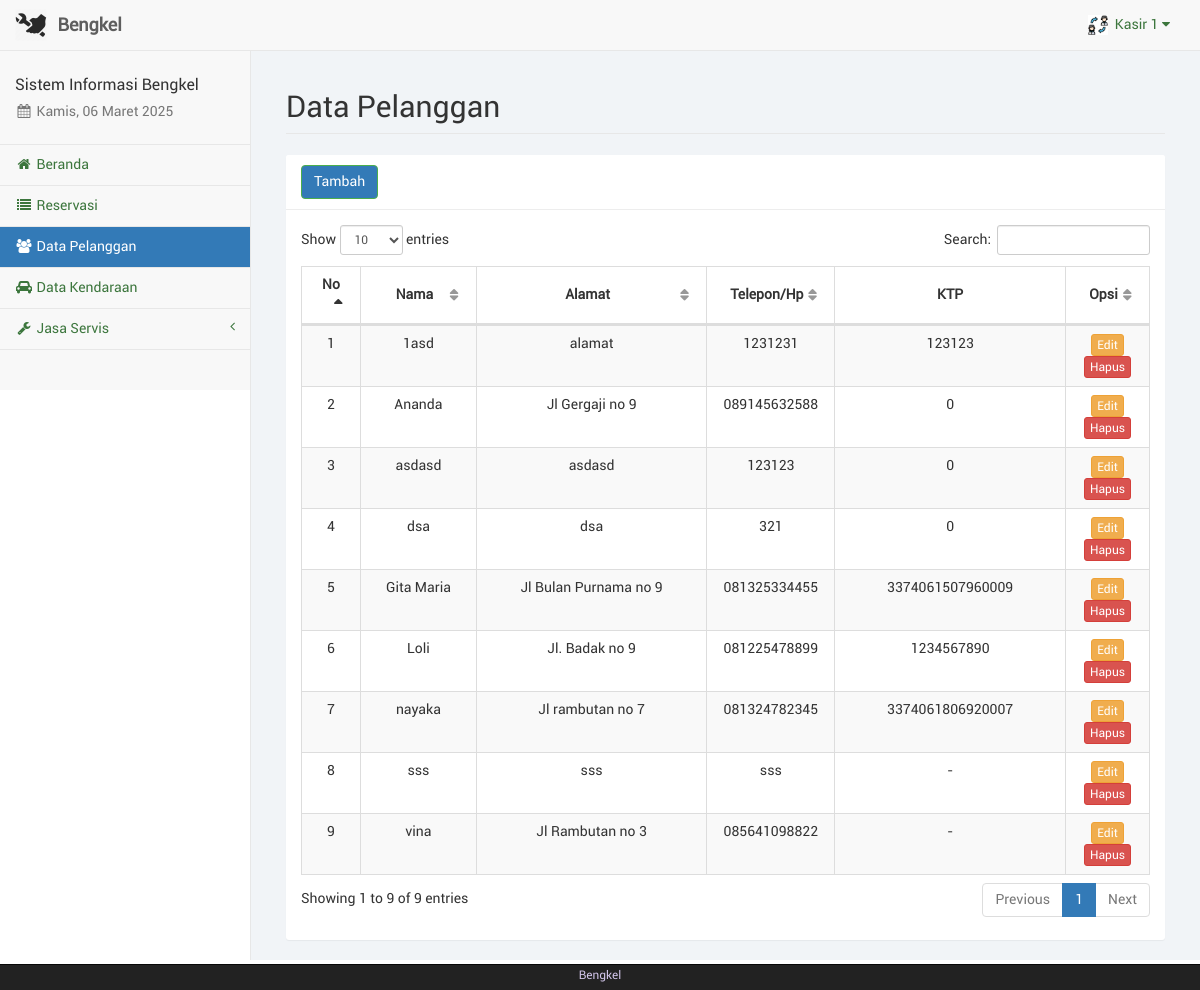
Screenshot of /kasir/konsumen.php (signed in) with the database file from the repository.
### tables this page shows
CREATE TABLE IF NOT EXISTS `karyawan` (
  `id_karyawan` int NOT NULL AUTO_INCREMENT,
  `nama_karyawan` varchar(50) NOT NULL DEFAULT '0',
  `telp_karyawan` varchar(20) NOT NULL DEFAULT '0',
  `alamat_karyawan` varchar(150) NOT NULL DEFAULT '0',
  `user_karyawan` varchar(50) NOT NULL DEFAULT '0',
  `pass_karyawan` varchar(100) NOT NULL DEFAULT '0',
  `foto_karyawan` text NOT NULL,
  `id_adm` int NOT NULL DEFAULT '0',
  PRIMARY KEY (`id_karyawan`)
);

CREATE TABLE IF NOT EXISTS `pelanggan` (
  `id_pelanggan` int NOT NULL AUTO_INCREMENT,
  `nama` varchar(50) NOT NULL DEFAULT '0',
  `alamat` varchar(150) NOT NULL DEFAULT '0',
  `hp` varchar(12) NOT NULL DEFAULT '0',
  `ktp` varchar(16) DEFAULT '0',
  `user_pelanggan` varchar(50) NOT NULL DEFAULT '0',
  `pass_pelanggan` varchar(100) NOT NULL DEFAULT '0',
  `foto_pelanggan` text,
  PRIMARY KEY (`id_pelanggan`)
);

### kasir/sess_check.php (called while the page is built, shortened)
<?php
	$chk_sess = $_SESSION['kasir'];
	include("dist/config/koneksi.php");
	$sql_sess = "SELECT * FROM karyawan WHERE id_karyawan='". $chk_sess ."'";
	$ress_sess = mysqli_query($conn, $sql_sess);
	$row_sess = mysqli_fetch_array($ress_sess);
	$sess_kasirname = $row_sess['nama_karyawan'];
	$sess_kasirfoto = $row_sess['foto_karyawan'];
?>

### kasir/konsumen.php (the view, shortened to what this page needs)
<?php
	include("sess_check.php");
	$pagedesc = "Data Konsumen";
	include("layout_top.php");
?>
		<div id="page-wrapper">
            <div class="container-fluid">
                <div class="row">
                    <div class="col-lg-12">
                        <h1 class="page-header">Data Pelanggan</h1>
                    </div>
                </div>
				<div class="row">
					<div class="col-lg-12"><?php include("layout_alert.php"); ?></div>
				</div>
				<div class="row">
					<div class="col-lg-12">
						<div class="panel panel-default">
							<div class="panel-heading">
								<a href="konsumen_tambah.php" class="btn btn-success">Tambah</a>
							</div>
							<div class="panel-body">
								<table class="table table-striped table-bordered table-hover" id="tabel-data">
									<thead>
										<tr>
											<th width="1%">No</th>
											<th width="10%">Nama</th>
											<th width="20%">Alamat</th>
											<th width="5%">Telepon/Hp</th>
											<th width="20%">KTP</th>
											<th width="5%">Opsi</th>
										</tr>
									</thead>
									<tbody>
										<?php
											$i = 1;
											$sql = "SELECT * FROM pelanggan WHERE id_pelanggan!='0' ORDER BY nama ASC";
											$ress = mysqli_query($conn, $sql);
											while($data = mysqli_fetch_array($ress)) {
												echo '<tr>';
												echo '<td class="text-center">'. $i .'</td>';
												echo '<td class="text-center">'. $data['nama'] .'</td>';
												echo '<td class="text-center">'. $data['alamat'] .'</td>';
												echo '<td class="text-center">'. $data['hp'] .'</td>';
												echo '<td class="text-center">'. $data['ktp'] .'</td>';
												echo '<td class="text-center">
													  <a href="konsumen_edit.php?kon='. $data['id_pelanggan'] .'" class="btn btn-warning btn-xs">Edit</a>';?>
													  <a href="konsumen_hapus.php?kon=<?php echo $data['id_pelanggan'];?>" onclick="return confirm('Apakah anda yakin akan menghapus <?php echo $data['nama'];?>?');" class="btn btn-danger btn-xs">Hapus</a></td>
												<?php
												echo '</tr>';
												$i++;
											}
										?>
									</tbody>
								</table>
							</div>
						</div>
					</div>
				</div>
            </div>
        </div>
<?php
	include("layout_bottom.php");
?>

### kasir/layout_top.php (shortened to what this page needs)
<?php
$haries = array("Sunday" => "Minggu", "Monday" => "Senin", "Tuesday" => "Selasa", "Wednesday" => "Rabu", "Thursday" => "Kamis", "Friday" => "Jum'at", "Saturday" => "Sabtu");
$bulans = array("", "Januari", "Februari", "Maret", "April", "Mei", "Juni", "Juli", "Agustus", "September", "Oktober", "November", "Desember");
$hari_ini = $haries[date("l")];
$bulan_ini = $bulans[date("n")];
$tanggal = date("d");
$tahun = date("Y");
?>
<!DOCTYPE html>
<html lang="en">
<head>
	<link href="libs/bootstrap/dist/css/bootstrap.min.css" rel="stylesheet">
	<link href="libs/metisMenu/dist/metisMenu.min.css" rel="stylesheet">
	<link href="libs/datatables-plugins/integration/bootstrap/3/dataTables.bootstrap.css" rel="stylesheet">
	<link href="libs/datatables-responsive/css/dataTables.responsive.css" rel="stylesheet">
	<link href="dist/css/sb-admin-2.css" rel="stylesheet">
	<link href="dist/css/offline-font.css" rel="stylesheet">
	<link href="dist/css/custom.css" rel="stylesheet">
	<link href="libs/font-awesome/css/font-awesome.min.css" rel="stylesheet" type="text/css">
</head>
<body>
	<div id="wrapper">
		<nav class="navbar navbar-default navbar-static-top" role="navigation" style="margin-bottom: 0">
			<div class="navbar-header">
				<a class="navbar-brand hidden-xs" href="index.php">
					<img src="foto/logo.png" alt="brand" width="32" class="float-left image-brand">
					<div class="float-right">&nbsp;<strong>Bengkel</strong></div>
				</a>
			</div>
			<ul class="nav navbar-top-links navbar-right">
				<li class="dropdown dropdown-right">
					<a class="dropdown-toggle" data-toggle="dropdown" href="#">
						<img src="../foto/<?php echo $sess_kasirfoto; ?>" width="20px" height="20px" padding="0px">&nbsp;&nbsp;<?php echo ucfirst($sess_kasirname); ?>&nbsp;<i class="fa fa-caret-down"></i>
					</a>
				</li>
			</ul>
			<div class="navbar-default sidebar" role="navigation">
				<div class="sidebar-nav navbar-collapse">
					<ul class="nav" id="side-menu">
						<li class="sidebar-search">
							<h4>Sistem Informasi Bengkel</h4>
							<h5 class="text-muted"><i class="fa fa-calendar fa-fw"></i>&nbsp;<?php echo $hari_ini . ", " . $tanggal . " " . $bulan_ini . " " . $tahun ?></h5>
						</li>
						<?php
						if ($pagedesc == "Beranda") {
							echo '<li><a href="index.php" class="active"><i class="fa fa-home fa-fw"></i>&nbsp;Beranda</a></li>';
						} else {
							echo '<li><a href="index.php"><i class="fa fa-home fa-fw"></i>&nbsp;Beranda</a></li>';
						}
						if ($pagedesc == "Reservation") {
							echo '<li><a href="reservation.php" class="active"><i class="fa fa-list fa-fw"></i>&nbsp;Reservasi</a></li>';
						} else {
							echo '<li><a href="reservation.php"><i class="fa fa-list fa-fw"></i>&nbsp;Reservasi</a></li>';
						}
						if ($pagedesc == "Data Pelanggan") {
							echo '<li><a href="konsumen.php" class="active"><i class="fa fa-users fa-fw"></i>&nbsp;Data Pelanggan</a></li>';
						} else {
							echo '<li><a href="konsumen.php"><i class="fa fa-users fa-fw"></i>&nbsp;Data Pelanggan</a></li>';
						}
						if ($pagedesc == "Data Kendaraan") {
							echo '<li><a href="kendaraan.php" class="active"><i class="fa fa-car fa-fw"></i>&nbsp;Data Kendaraan</a></li>';
						} else {
							echo '<li><a href="kendaraan.php"><i class="fa fa-car fa-fw"></i>&nbsp;Data Kendaraan</a></li>';
						}
						?>
						<?php
						if (isset($menuparent) && $menuparent == "jasa_servis") {
							echo '<li class="active">';
						} else {
							echo '<li>';
						}
						?>
						<a href="#"><i class="fa fa-wrench fa-fw"></i>&nbsp;Jasa Servis<span class="fa arrow"></span></a>
						</li>
					</ul>
				</div>
			</div>
		</nav>

### rows the page displays
karyawan: foto_karyawan (picture), nama_karyawan "Kasir 1"
pelanggan: nama "1asd", alamat "alamat", hp "1231231", ktp "123123"
pelanggan: nama "Ananda", alamat "Jl Gergaji no 9", hp "089145632588", ktp "0"
pelanggan: nama "asdasd", alamat "asdasd", hp "123123", ktp "0"
pelanggan: nama "dsa", alamat "dsa", hp "321", ktp "0"
pelanggan: nama "Gita Maria", alamat "Jl Bulan Purnama no 9", hp "081325334455", ktp "3374061507960009"
pelanggan: nama "Loli", alamat "Jl. Badak no 9", hp "081225478899", ktp "1234567890"
pelanggan: nama "nayaka", alamat "Jl rambutan no 7", hp "081324782345", ktp "3374061806920007"
pelanggan: nama "sss", alamat "sss", hp "sss", ktp "-"
pelanggan: nama "vina", alamat "Jl Rambutan no 3", hp "085641098822", ktp "-"
